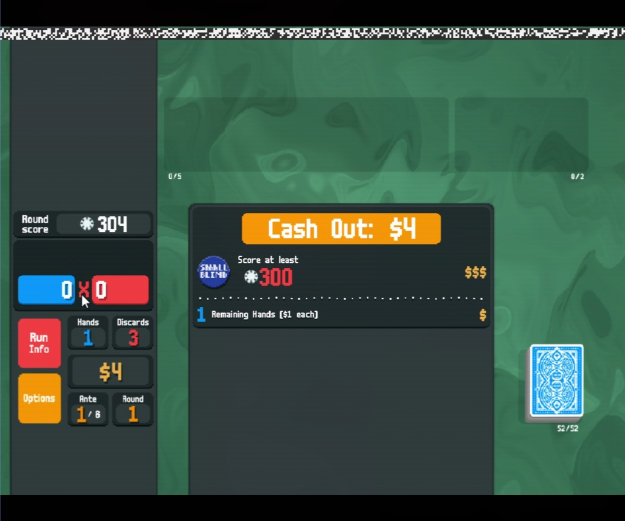
#> input picture tests/fixtures/cashout_ready.jpg, 1250 x 1042 px, given in place of 20261027-182000-buffoon-open.png, which was not available (shown at 1/2 size)
$ python booster.py
#> lines starting #> are read from the running program, lines starting #| are printed output that depends on the picture; after the words box and inside, x2 and y2 are one past the last pixel; in counts of white or black regions, pixels touching at a corner belong together
### balatro/localvision/layout.py
"""Shared geometry for local recognition.

normalize(path_or_image) crops the game canvas out of a window capture (removes the black
letterbox bars of the stream) and scales it to REF_W wide, keeping the aspect ratio.
All region coordinates in the recognisers are fractions (x0, y0, x1, y1) of that canvas.
"""
from pathlib import Path

import cv2
import numpy as np

REF_W = 1280
ASSETS = Path.home() / ".local/share/balatro/assets"
DATASET = Path.home() / ".local/share/balatro/dataset"


def load(path_or_image):
    if isinstance(path_or_image, np.ndarray):
        return path_or_image
    img = cv2.imread(str(path_or_image), cv2.IMREAD_COLOR)
#> img is the input picture: shape (1042, 1250, 3); mean B, G, R 67.2, 79.9, 56.4
    if img is None:
        raise ValueError(f"image not readable: {path_or_image}")
    return img


def canvas_box(img):
    """(r0, r1, c0, c1): the game canvas inside a window capture, in capture pixels."""
    mask = img.max(axis=2) > 30  # the letterbox bars are (near) black
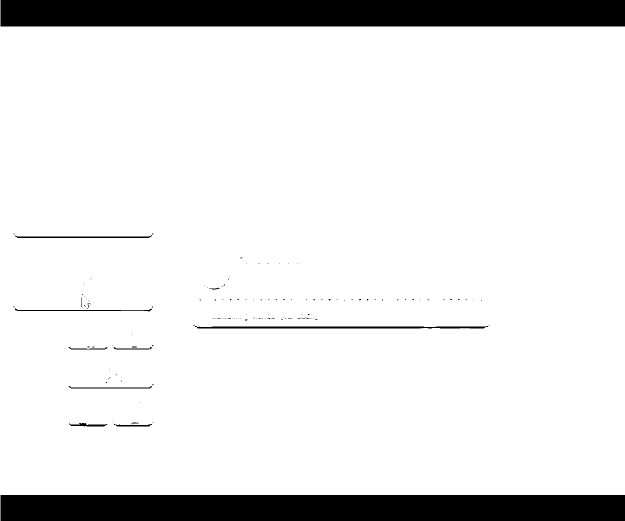
#> mask: shape (1042, 1250) bool (shown at 1/2 size); 89.5% white; 129 black regions (116 under 20 px), largest, box (x1, y1, x2, y2) and area: (1, 0, 1250, 53) 66197, (1, 990, 1250, 1042) 64948, (390, 652, 976, 657) 2227
    # longest non-black run: stray grey border lines outside the bars must not widen the crop
    r0, r1 = _longest_run(mask.mean(axis=1) > 0.2)
#> in _longest_run, `best, start = (0, len(ok)), None`: best = (0, 1042)
#> the loop in _longest_run, `for i, v in enumerate([*ok, False]):` made 1043 passes
#> (v, start) on pass 54: (True, 53)
#> (best, found) on pass 991: ((53, 990), True)
#> after the loop in _longest_run, `for i, v in enumerate([*ok, False]):`: found = True
#> r0 = 53; r1 = 990
    # columns only within the canvas rows: averaged with the black bars, a dark game background (Celestial
    # pack starfield) fell below the threshold and cut the canvas short on the right
    # pack starfield (measured) has >= 17 % lit pixels per column, the bars <= 0.1 %
    return r0, r1, *_longest_run(mask[r0:r1].mean(axis=0) > 0.02)
#> the loop in _longest_run (call 2), `for i, v in enumerate([*ok, False]):` made 1251 passes
#> (best, found) on pass 1251: ((0, 1250), True)
#> start on pass 1: 0


def normalize(path_or_image):
    """BGR image of the game canvas, REF_W pixels wide."""
    img = load(path_or_image)
    r0, r1, c0, c1 = canvas_box(img)
#> r0 = 53; r1 = 990; c0 = 0; c1 = 1250
    img = img[r0:r1, c0:c1]
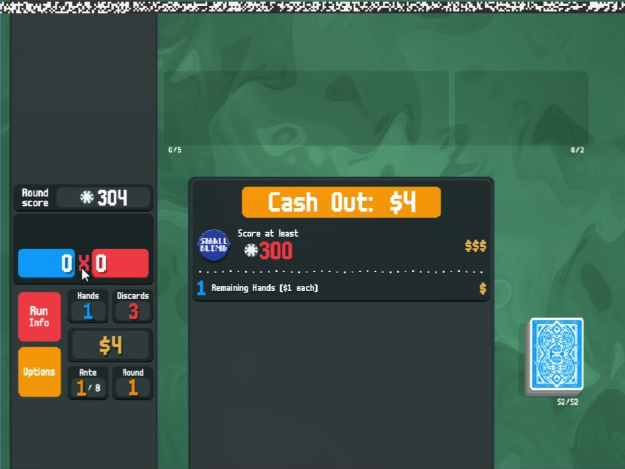
#> img: shape (937, 1250, 3) (shown at 1/2 size); mean B, G, R 74.6, 88.8, 62.5
    h, w = img.shape[:2]
#> h = 937; w = 1250
    return cv2.resize(img, (REF_W, round(h * REF_W / w)), interpolation=cv2.INTER_AREA)
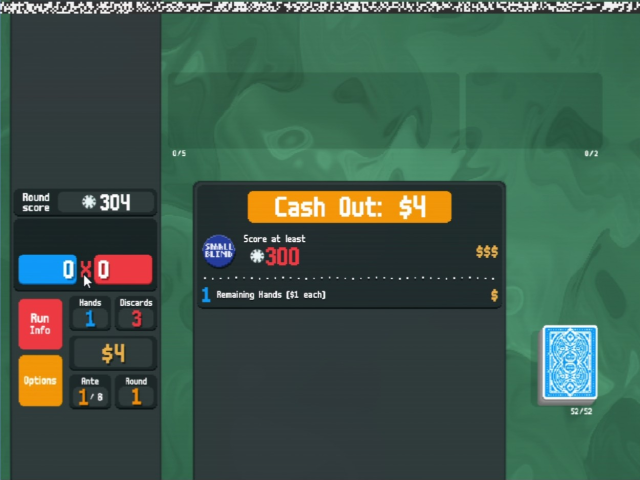
#> returned value: shape (959, 1280, 3) (shown at 1/2 size); mean of channels 0, 1, 2 74.6, 88.7, 62.5; drawn as B, G, R


def _longest_run(ok):
    best, start = (0, len(ok)), None
    found = False
    for i, v in enumerate([*ok, False]):
        if v and start is None:
            start = i
        elif not v and start is not None:
            if not found or i - start > best[1] - best[0]:
                best, found = (start, i), True
            start = None
    return best


# [5 lines left out: function crop, not called in this run]

### balatro/localvision/booster.py
"""Opened booster pack: pack name (OCR of the title panel), offered cards, Skip button.

The offered cards sit in one centred row; their positions follow from the card count (measured: 2 cards
148 px apart, 3 cards 140 px, canvas px of the 1280 layout). The count follows from pack type and size minus
the picks already taken (Mega packs: choose 2), so the row is predicted instead of segmented from the
swirling, pack-coloured background.
"""
import difflib
import subprocess

import cv2
import numpy as np

from .cards import read_hand
from .jokers import _conf, match

TITLE = (578, 760, 825, 830)    # "<Size> <Type> Pack" / "Choose N"
SKIP = (865, 765, 942, 795)     # the Skip button
SKIP_BGR = (132, 131, 113)
ROW = (700, 640)                # centre of the offered row
CARD = (118, 158)
PACKS = {"Arcana": (3, 5), "Celestial": (3, 5), "Standard": (3, 5), "Buffoon": (2, 4), "Spectral": (2, 4)}
KINDS = {"Arcana": ("tarot", "spectral"), "Celestial": ("planet", "spectral"), "Buffoon": ("joker",),
         "Spectral": ("spectral",)}
NAMES = [f"{s}{t} Pack" for s in ("", "Jumbo ", "Mega ") for t in PACKS]


def ocr(img, dark_text=False):
    g = cv2.cvtColor(img, cv2.COLOR_BGR2GRAY)
    m = np.where(g < 90 if dark_text else g > 170, 0, 255).astype(np.uint8)
    m = cv2.copyMakeBorder(cv2.resize(m, None, fx=2, fy=2, interpolation=cv2.INTER_NEAREST),
                           16, 16, 16, 16, cv2.BORDER_CONSTANT, value=255)
    try:
        return subprocess.run(["tesseract", "stdin", "stdout", "--psm", "6"], input=cv2.imencode(".png", m)[1].tobytes(),
                              capture_output=True, timeout=5).stdout.decode().strip()
    except (OSError, subprocess.TimeoutExpired):
        return ""


def read_pack_tooltip(canvas, pos):
    """Name of a clicked shop pack from its tooltip (left of the pack: dark text on a light box), or None.
    The wrapper art is animated and varies per pack, the tooltip text does not."""
    H, W = canvas.shape[:2]
    x, y = pos[0] * W, pos[1] * H
    # title line (light text on dark) of the tooltip; its right edge is fixed, longer names reach further left
    box = canvas[max(0, int(y - 115)):int(y - 35), max(0, int(x - 340)):int(x - 80)]
    best = max(((difflib.SequenceMatcher(None, " ".join(line.split()), n).ratio(), n)
                for line in ocr(box).splitlines() for n in NAMES), default=(0, None))
    return best[1] if best[0] >= 0.6 else None


def is_booster(canvas):
    x0, y0, x1, y1 = SKIP
#> x0 = 865; y0 = 765; x1 = 942; y1 = 795
    return bool(np.abs(canvas[y0:y1, x0:x1].reshape(-1, 3).mean(0) - SKIP_BGR).max() < 18)


def read_title(canvas):
    """-> (pack name or None, picks shown on the panel)."""
    x0, y0, x1, y1 = TITLE
    lines = [line for line in ocr(canvas[y0:y1, x0:x1]).splitlines() if line.strip()]
    hit = difflib.get_close_matches(lines[0], NAMES, n=1, cutoff=0.6) if lines else []
    choose = next((int(c) for c in "".join(lines[1:]) if c.isdigit()), 1)
    return (hit[0] if hit else None), choose


def _centres(n):
    step = {1: 0, 2: 148, 5: 122}.get(n, 140)  # measured for 2, 3, 4 and 5 cards
    return [ROW[0] + (i - (n - 1) / 2) * step for i in range(n)]


def read_booster(canvas, taken=0):
    """-> {"pack", "choose", "cards": [{kind, name, edition, pos, conf} | playing card dict]} or None.
    taken = cards already picked from this pack (Mega packs show one card fewer after the first pick)."""
    if not is_booster(canvas):
        return None
    name, choose = read_title(canvas)
    if name is None:
        return {"pack": None, "choose": choose, "cards": []}
    ptype = name.split()[-2]
    H, W = canvas.shape[:2]
    if ptype == "Standard":  # playing cards: read the corners like a hand, positions from the same reader
        return {"pack": name, "choose": choose, "cards": [{"kind": "playing_card", **c} for c in read_hand(canvas)]}
    # The panel names only the pack type, not Normal/Jumbo/Mega, and a Mega pack shows one card fewer after
    # the first pick: take the largest card count whose every predicted slot matches a sprite well.
    rows = {}
    for k in range(5, 0, -1):
        row = []
        for x in _centres(k):
            m = match(canvas, (x, ROW[1], *CARD, 0), KINDS[ptype])
            row.append({"kind": m["kind"], "name": m["name"], "edition": m["edition"],
                        "pos": [round(x / W, 4), round(ROW[1] / H, 4)], "conf": round(_conf(m), 3)})
        rows[k] = row
        if min(c["conf"] for c in row) >= 0.35:
            best = row
            break
    else:
        best = max(rows.values(), key=lambda r: np.mean([c["conf"] for c in r]))
    return {"pack": name, "choose": choose, "cards": best}


if __name__ == "__main__":
    from .layout import DATASET, normalize
    for stem, want in (("20261027-182000-buffoon-open", ("Buffoon Pack", ["Seltzer", "Smiley Face"])),
                       ("20261027-185043-jumbo-buffoon-open",
                        ("Buffoon Pack", ["Gluttonous Joker", "Raised Fist", "Midas Mask", "Juggler"])),
                       ("20261027-192233-jumbo-arcana-open",
                        ("Arcana Pack", ["The Wheel of Fortune", "Death", "The Star", "The World", "The High Priestess"])),
                       ("20261027-182500-standard-open", ("Standard Pack", ["2C", "JH", "10H"]))):
        b = read_booster(normalize(DATASET / f"{stem}.png"))
#> (the run stopped early here; a loop or call above may not have finished)
